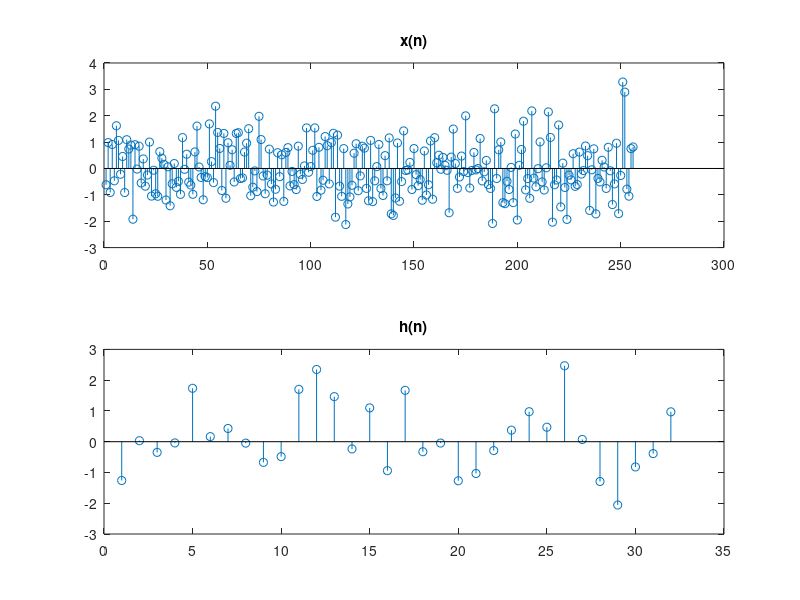
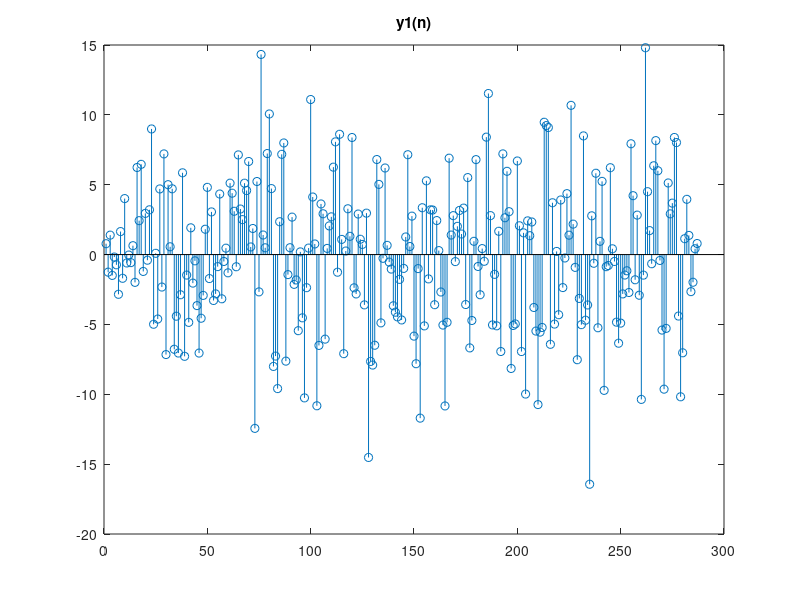
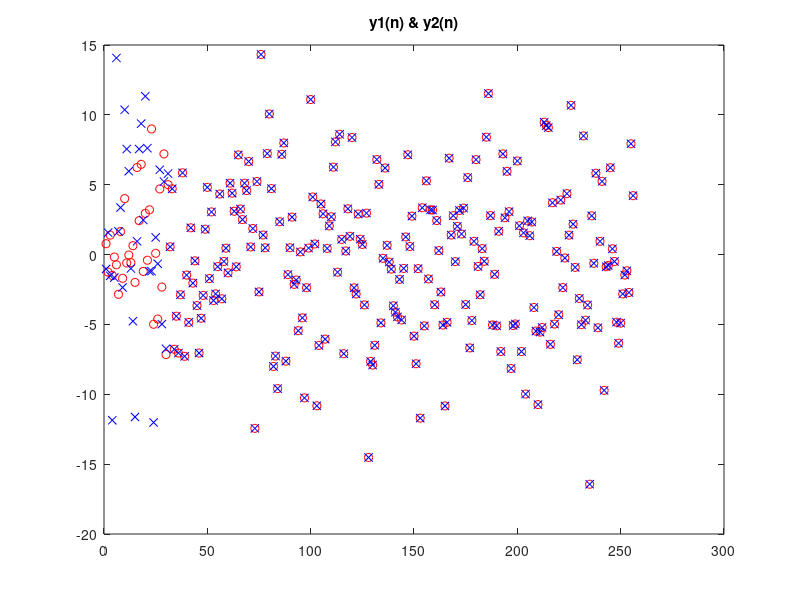
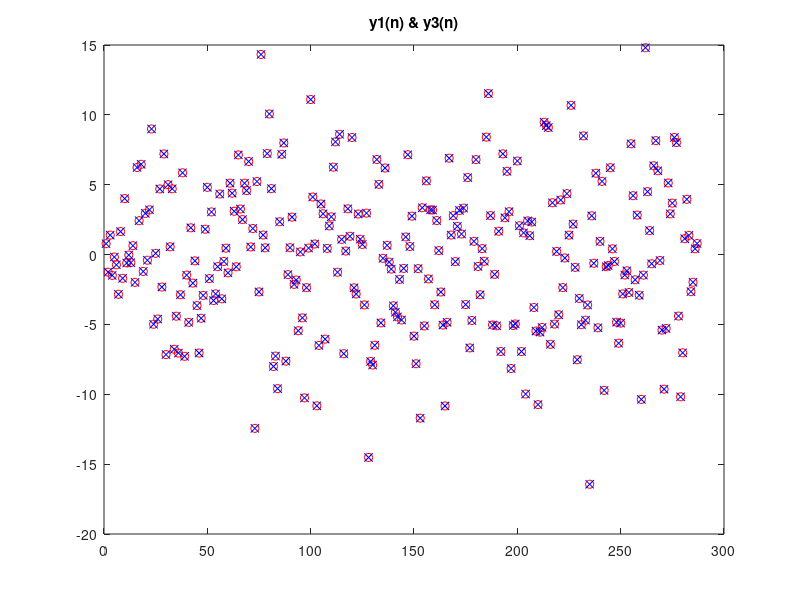

These charts were generated, in order, by the following MATLAB code:
% cps_06_fftapps4_splot.m
clear all; close all;

  sig = 2;    % 1/2, sygnal: 1=krotki, 2=dlugi
  if(sig==1)  N=5;    M=3;   x = ones(1,N);  h = ones(1,M);  % sygnaly
  else        N=256;  M=32;  x = randn(1,N); h = randn(1,M); % splatane
  end
  n = 1:N+M-1; nn = 1:N; % indeksy probek sygnalow
  figure;
  subplot(211); stem(x); title('x(n)');
  subplot(212); stem(h); title('h(n)'); pause

% Splot z uzyciem funkcji Matlaba
  y1 = conv(x,h);
        figure; stem(y1); title('y1(n)'); pause

% Szybki splot - poczatek wyniku jest niepoprawny!
  hz = [ h zeros(1,N-M) ];                % dolacz N-M zer tylko na koncu sygnalu krotkiego
  y2 = ifft( fft(x) .* fft(hz) );         % szybki splot, pierwszych M-1 probek jest zlych
  error2 = max(abs(y1(M:N)-y2(M:N))), pause
  figure; plot(nn,y1(nn),'ro',nn,y2(nn),'bx'); title('y1(n) & y2(n)');

% Szybki splot - wszystkie probki wyniku sa poprawne!
  hzz = [ h zeros(1,N-M) zeros(1,M-1) ];  % uzupelnij zerami do dlugosci N+M-1
  xz = [ x zeros(1,M-1) ];                % uzupelnij zerami do dlugosci N+M-1
  y3 = ifft( fft(xz) .* fft(hzz) );       % szybki splot, wszystkie probki sa dobre
  error3 = max(abs(y1-y3)), pause
  figure; plot(n,y1,'ro',n,y3,'bx'); title('y1(n) & y3(n)');

% Szybki splot z podzialem na czesci - metoda OVERLAP-ADD
  if( sig > 1 )                            % tylko dla dlugiego sygnalu
  L = M;                                   % dlugosc fragmentu sygnalu
  K = N/L;                                 % liczba fragmentow sygnalu
  hzz = [ h zeros(1,L-M) zeros(1,M-1) ];   % uzupelnienie zerami odp. impulsowej filtra
  Hzz = fft(hzz);                          % FFT odpowiedzi impulsowej filtra
  y4 = zeros(1,M-1);                       % inicjalizacja sygnalu wynikowego
  for k = 1:K                              % PETLA
      m = 1 + (k-1)*L : L + (k-1)*L;       % indeksy fragmentu sygnalu
      xz = [ x(m) zeros(1,M-1) ];          % pobranie fragmentu sygnalu, dolozenie zer
      YY = fft(xz) .* Hzz;                 % # szybki splot - iloczyn widm FFT
      yy = ifft( YY );                     % # odwrotne FFT
      y4(end-(M-2):end) = y4(end-(M-2):end) + yy(1:M-1); % wynik: czesc overlap-add
      y4 = [ y4, yy(M:L+M-1) ];                          % wynik: czesc uzupelnij
  end
  error4 = max(abs(y1-y4)), pause
  figure; plot(n,y1,'ro',n,y4,'bx'); title('y1(n) & y4(n)');
  end

% ... tutaj generujemy sygnaly x oraz h

% Szybka korelacja wzajemna dwoch sygnalow z uzyciem FFT
  R1 = xcorr( x, h );
  R2 = conv( x, conj( h(end:-1:1) ) );
  Kmax=max(M,N); Kmin=min(M,N); R2 = [ zeros(1,Kmax-Kmin) R2 ];
  m = -(Kmax-1) : 1 : (Kmax-1); 
  figure; plot(m,R1,'ro',m,R2,'bx'); title('R1(n) & R2(n)');
  error5 = max( abs( R1-R2 ) ), pause
